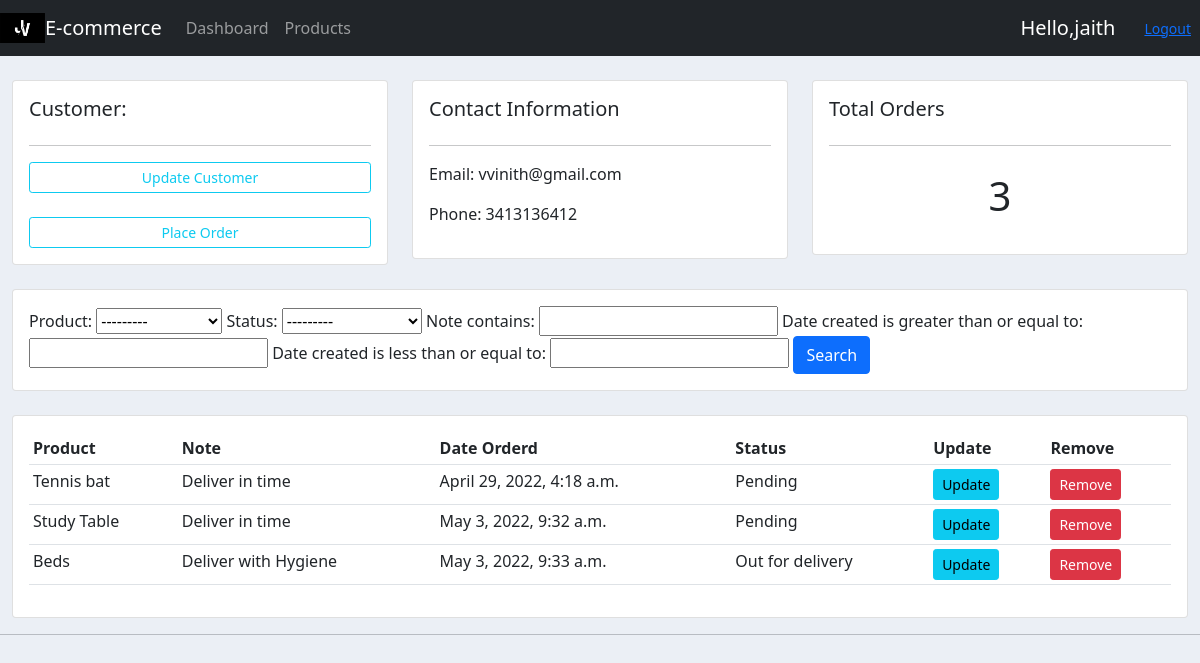
Page /customer/2/ (signed in) on the committed database.
### customer/models.py (models this page shows, shortened)
class Customer(models.Model):
    user = models.OneToOneField(User, null=True,blank=True ,on_delete=models.CASCADE)
    name = models.CharField(max_length=200,null=True)
    phone = models.CharField(max_length=200,null=True)
    email = models.CharField(max_length=200,null=True)
    profile_pic = models.ImageField(default="profilepic.jpg",null = True,blank = True)
    date_created = models.DateTimeField(auto_now_add=True,null=True)

class Order(models.Model):
	STATUS = (
			('Pending', 'Pending'),
			('Out for delivery', 'Out for delivery'),
			('Delivered', 'Delivered'),
			)
	customer = models.ForeignKey(Customer, null=True, on_delete= models.SET_NULL)
	product = models.ForeignKey(Products, null=True, on_delete= models.SET_NULL)
	date_created = models.DateTimeField(auto_now_add=True, null=True)
	status = models.CharField(max_length=200, null=True, choices=STATUS)
	note = models.CharField(max_length=1000, null=True)

class Products(models.Model):
    CATEGORY = (
        ('Indoor','Indoor'),
        ('Out Door','Out Door'),
    )
    name = models.CharField(max_length=200,null=True)
    price = models.FloatField(null=True)
    category = models.CharField(max_length=200,null=True,choices=CATEGORY)
    decription = models.CharField(max_length=200,null=True,blank=True)
    date_created = models.DateTimeField(auto_now_add=True,null=True)
    tags = models.ManyToManyField(Tag)
    def __str__(self):
        return self.name

### customer/decorators.py (the view)
		def wrapper_func(request, *args, **kwargs):
			group = None
			if request.user.groups.exists():
				group = request.user.groups.all()[0].name
			if group in allowed_roles:
				return view_func(request, *args, **kwargs)
			else:
				return HttpResponse('You are not authorized to view this page')

### customer/views.py (called while the page is built)
@login_required(login_url='login')
@allowed_users(allowed_roles=['admin'])
def customer(request, pk_test):
    customer = Customer.objects.get(id=pk_test)
    orders = customer.order_set.all()
    order_count = orders.count()
    myFilter = OrderFilter(request.GET, queryset=orders)
    orders = myFilter.qs
    context = {'customer':customer,'orders':orders,'order_count':order_count,'myFilter':myFilter}
    return render(request,'customer/customer.html',context)

### customer/templates/customer/customer.html
{% extends 'customer/main.html' %}
{% block content %}
	<br>
<div class="row">
	<div class="col-md">
		<div class="card card-body">
			<h5>Customer:</h5>
			<hr>
			<a class="btn btn-outline-info  btn-sm btn-block" href="">Update Customer</a>
			<br>
			<a class="btn btn-outline-info  btn-sm btn-block" href="{% url 'create_order' customer.id %}">Place Order</a>
		</div>
	</div>
	<div class="col-md">
		<div class="card card-body">
			<h5>Contact Information</h5>
			<hr>
			<p>Email:  {{customer.email}}</p>
			<p>Phone:  {{customer.phone}} </p>
		</div>
	</div>
	<div class="col-md">
		<div class="card card-body">
			<h5>Total Orders</h5>
			<hr>
			<h1 style="text-align: center;padding: 10px">{{order_count}}</h1>
		</div>
	</div>
</div>
<br>
<div class="row">
	<div class="col">
		<div class="card card-body">
			<form method="get">
				{{myFilter.form}}
		    <button class="btn btn-primary" type="submit">Search</button>
		  </form>
		</div>
	</div>
</div>
<br>
<div class="row">
	<div class="col-md">
		<div class="card card-body">
			<table class="table table-sm">
				<tr>
					<th>Product</th>
					<th>Note</th>
					<th>Date Orderd</th>
					<th>Status</th>
					<th>Update</th>
					<th>Remove</th>
				</tr>
				{% for order in orders %}
				<tr>
					<td>{{order.product}}</td>
					<td>{{order.note}}</td>
					<td>{{order.date_created}}</td>
					<td>{{order.status}}</td>
					<td><a class="btn btn-sm btn-info"href="{% url 'update_order' order.id %}">Update</a></td>
					<td><a class="btn btn-sm btn-danger" href="{% url 'delete_order' order.id %}">Remove</a></td>
				</tr>
				{% endfor %}
			</table>
		</div>
	</div>
</div>
{% endblock %}

### customer/templates/customer/navbar.html (shortened to what this page needs)
{% load static %}
<nav class="navbar navbar-expand-lg navbar-dark bg-dark">
<img src="{% static 'images/logo.jpg' %}" style="height: 30px;">
  <a class="navbar-brand" href="#">E-commerce</a>
    <div class="collapse navbar-collapse" id="navbarNav">
      <ul class="navbar-nav">
        {% if request.user.is_staff %}
        <li class="nav-item active">
          <a class="nav-link" href="{% url 'home' %}">Dashboard</a>
        </li>
        <li class="nav-item">
          <a class="nav-link" href="{% url 'products' %}">Products</a>
        </li>
        {% else %}
        <li class="nav-item">
          <a class="nav-link" href="{% url 'account' %}">Settings</a>
        </li>
        {% endif %}
      </ul>
    </div>
    <span id="hello-msg">Hello,{{request.user}}</span>
    <span><a class="hello-msg"></a><a class="btn btn-sm btn-link" href="{% url 'logout' %}">Logout</a></span>
  </nav>

### static/css/main.css (style rules this page uses)
body { background-color: #ebeff5; }

### customer/templates/customer/navbar.html (style rules this page uses)
#hello-msg { font-size: 20px; color:#fff; margin-right: 20px; }

### rows in the picture
Customer: email "vvinith@gmail.com", phone "3413136412"
Order: product "Tennis bat", note "Deliver in time", date_created "April 29, 2022, 4:18 a.m.", status "Pending"
Order: product "Study Table", note "Deliver in time", date_created "May 3, 2022, 9:32 a.m.", status "Pending"
Order: product "Beds", note "Deliver with Hygiene", date_created "May 3, 2022, 9:33 a.m.", status "Out for delivery"

### other values in the picture
{{ request.user }} "jaith"
{{ order_count }} "3"
